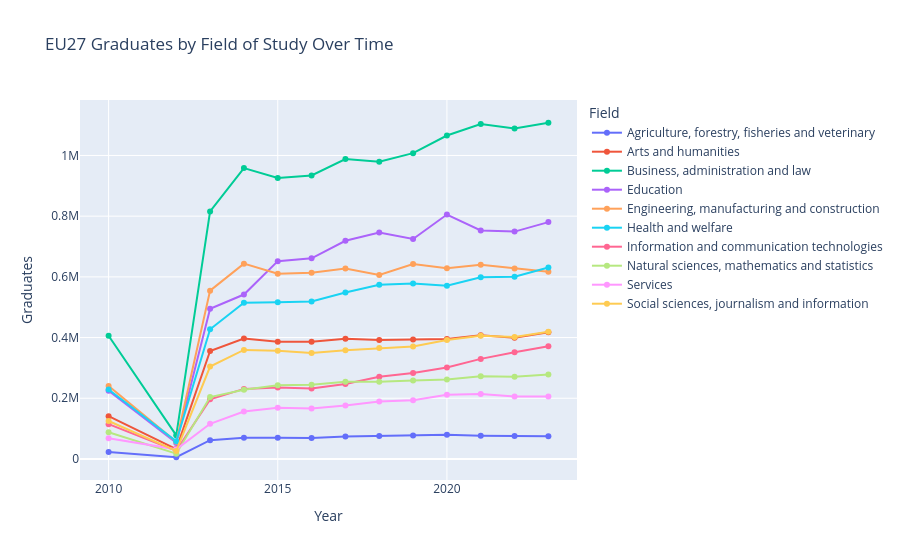

Notebook cell for this chart:
### Code cell
grad_by_field_year = pd.DataFrame()
for (t, field), group in df_grad_clean.groupby(["time", "iscedf13_label"]):
    row = {"time": t, "field": field, "total_graduates": group["graduates"].sum()}
    grad_by_field_year = pd.concat([grad_by_field_year, pd.DataFrame([row])], ignore_index=True)

fig = px.line(
    grad_by_field_year,
    x="time",
    y="total_graduates",
    color="field",
    markers=True,
    title="EU27 Graduates by Field of Study Over Time",
    labels={"time": "Year", "total_graduates": "Graduates", "field": "Field"}
)
fig.show()

### Figure 1 — Plotly figure (JSON) as saved in the notebook; plotly's stock layout.template omitted (floating-point values rounded to 4 significant figures)
{"data": [{"hovertemplate": "Field=Agriculture, forestry, fisheries and veterinary<br>Year=%{x}<br>Graduates=%{y}<extra></extra>", "legendgroup": "Agriculture, forestry, fisheries and veterinary", "line": {"color": "#636efa", "dash": "solid"}, "marker": {"symbol": "circle"}, "mode": "lines+markers", "name": "Agriculture, forestry, fisheries and veterinary", "orientation": "v", "showlegend": true, "type": "scatter", "x": [2010, 2012, 2013, 2014, 2015, 2016, 2017, 2018, 2019, 2020, 2021, 2022, 2023], "xaxis": "x", "y": [22930, 5591, 62001, 69857, 69915, 69265, 74213, 75502, 76899, 79407, 76556, 75968, 74717], "yaxis": "y"}, {"hovertemplate": "Field=Arts and humanities<br>Year=%{x}<br>Graduates=%{y}<extra></extra>", "legendgroup": "Arts and humanities", "line": {"color": "#EF553B", "dash": "solid"}, "marker": {"symbol": "circle"}, "mode": "lines+markers", "name": "Arts and humanities", "orientation": "v", "showlegend": true, "type": "scatter", "x": [2010, 2012, 2013, 2014, 2015, 2016, 2017, 2018, 2019, 2020, 2021, 2022, 2023], "xaxis": "x", "y": [141036, 32641, 355639, 397028, 386376, 386129, 396331, 392358, 393654, 394898, 407606, 399621, 417844], "yaxis": "y"}, {"hovertemplate": "Field=Business, administration and law<br>Year=%{x}<br>Graduates=%{y}<extra></extra>", "legendgroup": "Business, administration and law", "line": {"color": "#00cc96", "dash": "solid"}, "marker": {"symbol": "circle"}, "mode": "lines+markers", "name": "Business, administration and law", "orientation": "v", "showlegend": true, "type": "scatter", "x": [2010, 2012, 2013, 2014, 2015, 2016, 2017, 2018, 2019, 2020, 2021, 2022, 2023], "xaxis": "x", "y": [406025, 77824, 815587, 958455, 925966, 934107, 988041, 979240, 1007688, 1065837, 1103656, 1088567, 1107848], "yaxis": "y"}, {"hovertemplate": "Field=Education<br>Year=%{x}<br>Graduates=%{y}<extra></extra>", "legendgroup": "Education", "line": {"color": "#ab63fa", "dash": "solid"}, "marker": {"symbol": "circle"}, "mode": "lines+markers", "name": "Education", "orientation": "v", "showlegend": true, "type": "scatter", "x": [2010, 2012, 2013, 2014, 2015, 2016, 2017, 2018, 2019, 2020, 2021, 2022, 2023], "xaxis": "x", "y": [225132, 52956, 495065, 541748, 651858, 660999, 718814, 746213, 724567, 805298, 752705, 749181, 780448], "yaxis": "y"}, {"hovertemplate": "Field=Engineering, manufacturing and construction<br>Year=%{x}<br>Graduates=%{y}<extra></extra>", "legendgroup": "Engineering, manufacturing and construction", "line": {"color": "#FFA15A", "dash": "solid"}, "marker": {"symbol": "circle"}, "mode": "lines+markers", "name": "Engineering, manufacturing and construction", "orientation": "v", "showlegend": true, "type": "scatter", "x": [2010, 2012, 2013, 2014, 2015, 2016, 2017, 2018, 2019, 2020, 2021, 2022, 2023], "xaxis": "x", "y": [240060, 56265, 554614, 643599, 610494, 613221, 627528, 606465, 642634, 628628, 639955, 627621, 616620], "yaxis": "y"}, {"hovertemplate": "Field=Health and welfare<br>Year=%{x}<br>Graduates=%{y}<extra></extra>", "legendgroup": "Health and welfare", "line": {"color": "#19d3f3", "dash": "solid"}, "marker": {"symbol": "circle"}, "mode": "lines+markers", "name": "Health and welfare", "orientation": "v", "showlegend": true, "type": "scatter", "x": [2010, 2012, 2013, 2014, 2015, 2016, 2017, 2018, 2019, 2020, 2021, 2022, 2023], "xaxis": "x", "y": [229047, 58263, 427302, 514877, 516404, 518973, 548763, 574266, 578428, 570503, 598579, 600645, 631043], "yaxis": "y"}, {"hovertemplate": "Field=Information and communication technologies<br>Year=%{x}<br>Graduates=%{y}<extra></extra>", "legendgroup": "Information and communication technologies", "line": {"color": "#FF6692", "dash": "solid"}, "marker": {"symbol": "circle"}, "mode": "lines+markers", "name": "Information and communication technologies", "orientation": "v", "showlegend": true, "type": "scatter", "x": [2010, 2012, 2013, 2014, 2015, 2016, 2017, 2018, 2019, 2020, 2021, 2022, 2023], "xaxis": "x", "y": [114548, 26840, 196453, 230778, 235539, 231780, 246715, 270905, 282952, 301605, 329710, 351764, 371061], "yaxis": "y"}, {"hovertemplate": "Field=Natural sciences, mathematics and statistics<br>Year=%{x}<br>Graduates=%{y}<extra></extra>", "legendgroup": "Natural sciences, mathematics and statistics", "line": {"color": "#B6E880", "dash": "solid"}, "marker": {"symbol": "circle"}, "mode": "lines+markers", "name": "Natural sciences, mathematics and statistics", "orientation": "v", "showlegend": true, "type": "scatter", "x": [2010, 2012, 2013, 2014, 2015, 2016, 2017, 2018, 2019, 2020, 2021, 2022, 2023], "xaxis": "x", "y": [87914, 17420, 203758, 228201, 243123, 244699, 254658, 254756, 258274, 261918, 272806, 270544, 277864], "yaxis": "y"}, {"hovertemplate": "Field=Services<br>Year=%{x}<br>Graduates=%{y}<extra></extra>", "legendgroup": "Services", "line": {"color": "#FF97FF", "dash": "solid"}, "marker": {"symbol": "circle"}, "mode": "lines+markers", "name": "Services", "orientation": "v", "showlegend": true, "type": "scatter", "x": [2010, 2012, 2013, 2014, 2015, 2016, 2017, 2018, 2019, 2020, 2021, 2022, 2023], "xaxis": "x", "y": [68105, 31689, 115848, 156411, 169043, 166025, 175967, 188930, 193726, 211348, 214402, 205937, 205772], "yaxis": "y"}, {"hovertemplate": "Field=Social sciences, journalism and information<br>Year=%{x}<br>Graduates=%{y}<extra></extra>", "legendgroup": "Social sciences, journalism and information", "line": {"color": "#FECB52", "dash": "solid"}, "marker": {"symbol": "circle"}, "mode": "lines+markers", "name": "Social sciences, journalism and information", "orientation": "v", "showlegend": true, "type": "scatter", "x": [2010, 2012, 2013, 2014, 2015, 2016, 2017, 2018, 2019, 2020, 2021, 2022, 2023], "xaxis": "x", "y": [125039, 26365, 304616, 359169, 356370, 349064, 358405, 365527, 370525, 392205, 405689, 401717, 419150], "yaxis": "y"}], "layout": {"legend": {"title": {"text": "Field"}, "tracegroupgap": 0}, "title": {"text": "EU27 Graduates by Field of Study Over Time"}, "xaxis": {"anchor": "y", "domain": [0, 1], "title": {"text": "Year"}}, "yaxis": {"anchor": "x", "domain": [0, 1], "title": {"text": "Graduates"}}}}
